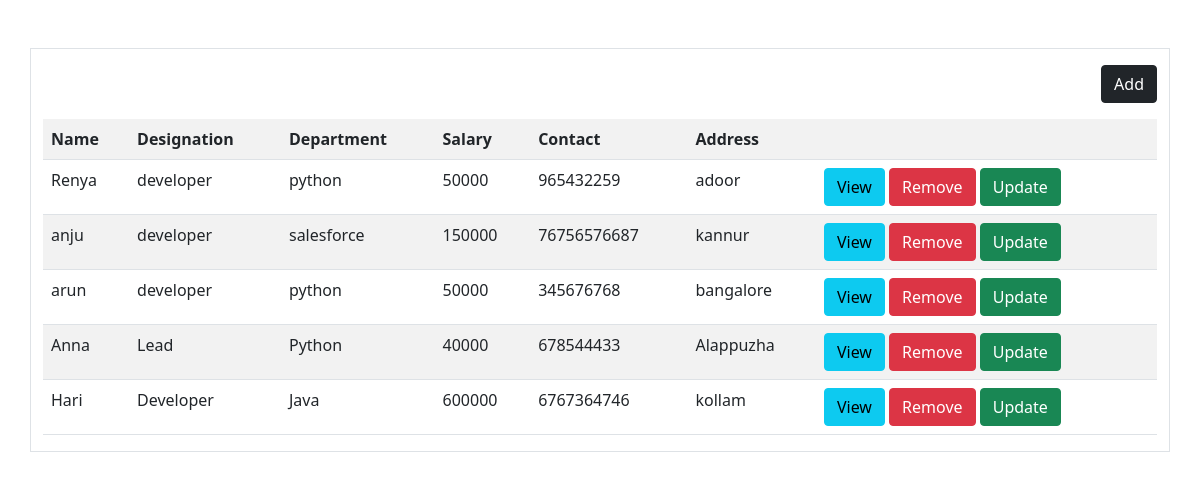
The app's page /employee/all/ with its own data.
### myapp/models.py (models this page shows)
class Employee(models.Model):
    name=models.CharField(max_length=200)
    designation=models.CharField(max_length=200)
    department=models.CharField(max_length=200)
    salary=models.PositiveIntegerField()
    contact=models.CharField(max_length=200)
    address=models.CharField(max_length=200)

### myapp/views.py (the view)
# urls.py: path('employee/all/',views.EmployeeListView.as_view(),name='employee-list'),
class EmployeeListView(View):
    def get(self,request,*args,**kwargs):
        form_instance=Employee(request.POST)
        data=Employee.objects.all()
        return render(request,'employee_list.html',{'employees':data})

### myapp/templates/employee_list.html (shortened to what this page needs)
<!DOCTYPE html>
<html lang="en">
<head>
    <link href="https://cdn.jsdelivr.net/npm/bootstrap@5.0.2/dist/css/bootstrap.min.css" rel="stylesheet">
</head>
<body>
    <div class="container">
        <div class="row mt-5">
            <div class="col-12 border">
                <div class="w-100 d-flex justify-content-end my-3">
                    <a href="{%url 'employee-add'%}" class="btn btn-dark">Add</a>
                </div>
                <table class="table table-striped">
                    <tr>
                        <th>Name</th>
                        <th>Designation</th>
                        <th>Department</th>
                        <th>Salary</th>
                        <th>Contact</th>
                        <th>Address</th>
                        <th></th>
                    </tr>
                    {%for e in employees%}
                    <tr>
                        <td>{{e.name}}</td>
                        <td>{{e.designation}}</td>
                        <td>{{e.department}}</td>
                        <td>{{e.salary}}</td>
                        <td>{{e.contact}}</td>
                        <td>{{e.address}}</td>
                        <td>
                            <a href="{%url 'employee-detail' e.id%}" class="btn btn-info">View</a>
                            <a href="{%url 'employee-delete' e.id%}"class="btn btn-danger">Remove</a>
                            <a href="{%url 'employee-update' e.id%}" class="btn btn-success">Update</a>
                        </td>
                    </tr>
                    {%endfor%}
                </table>
            </div>
        </div>
    </div>
</body>
</html>

### records on screen
Employee: name "Renya", designation "developer", department "python", salary "50000", contact "965432259", address "adoor"
Employee: name "anju", designation "developer", department "salesforce", salary "150000", contact "76756576687", address "kannur"
Employee: name "arun", designation "developer", department "python", salary "50000", contact "345676768", address "bangalore"
Employee: name "Anna", designation "Lead", department "Python", salary "40000", contact "678544433", address "Alappuzha"
Employee: name "Hari", designation "Developer", department "Java", salary "600000", contact "6767364746", address "kollam"
